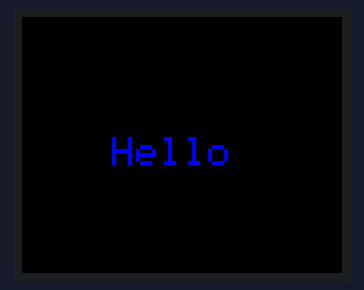
Bench run of a sketch on a simulated ESP32. Shown: 128×160 colour display. What the sketch prints to the serial monitor is not drawn.

Above: at 0.2 s.
At 2.2 s:
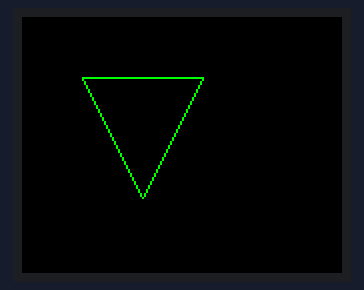
At 4.3 s:
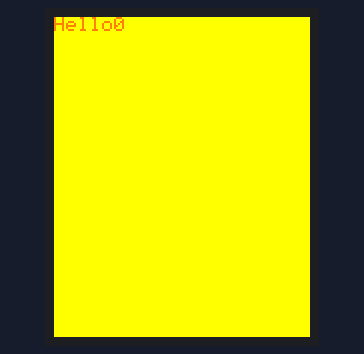
At 6.3 s:
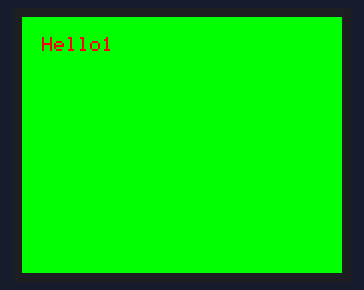
At 8.3 s:
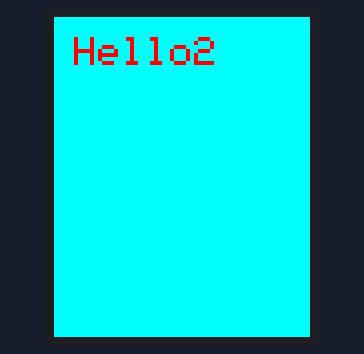
At 12.3 s:
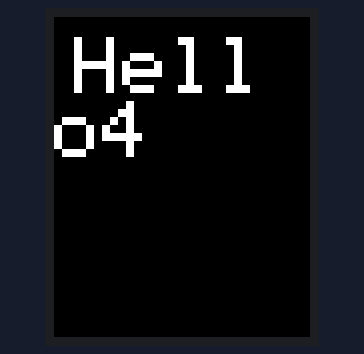

The sketch:

ESP32_WROOM_32_TFT1.8ST7765_Adafruit_Lib.ino
```cpp
#include <Adafruit_GFX.h>
#include<Adafruit_ST7735.h>
#include <SPI.h>

// | Value | Orientation                   |
// | ----- | ----------------------------- |
// | 0     | Portrait (default)            |
// | 1     | Landscape (clockwise)         |
// | 2     | Portrait (upside down)        |
// | 3     | Landscape (counter-clockwise) |
// tft.initR(INITR_BLACKTAB);
// tft.setRotation(1); // rotate display


// Pin definitions for ESP32
#define TFT_CS     5
#define TFT_RST   15
#define TFT_DC    32
#define TFT_MOSI  23
#define TFT_CLK   18

Adafruit_ST7735 tft = Adafruit_ST7735(TFT_CS, TFT_DC, TFT_MOSI, TFT_CLK, TFT_RST);

void setup() {
  Serial.begin(115200);
  Serial.println("DHTxx test!");
  tft.initR(INITR_BLACKTAB); // For 1.8" TFT with black tab
  tft.fillScreen(ST77XX_BLACK);
  //dht.begin();
  tft.setRotation(1);
  tft.setCursor(45, 60);             // Set position on screen
  tft.setTextColor(ST77XX_BLUE);    // Text color
  tft.setTextSize(2);                // Scale text size
  tft.println("Hello");
  delay(2000);

  tft.fillScreen(ST77XX_BLACK);
  tft.drawTriangle(30, 30, 60, 90, 90, 30, ST77XX_GREEN);
  delay(2000);

  // Print text

}

void loop() {

  tft.fillScreen(ST77XX_YELLOW);
  tft.setRotation(0);
  tft.setCursor(0, 0);             // Set position on screen
  tft.setTextColor(ST77XX_ORANGE);    // Text color
  tft.setTextSize(0);                // Scale text size
  tft.println("Hello0");
  delay(2000);

  tft.fillScreen(ST77XX_GREEN);
  tft.setRotation(1);
  tft.setCursor(10, 10);             // Set position on screen
  tft.setTextColor(ST77XX_RED);    // Text color
  tft.setTextSize(1);                // Scale text size
  tft.println("Hello1");
  delay(2000);

  tft.fillScreen(ST77XX_CYAN);
  tft.setRotation(2);
  tft.setCursor(10, 10);             // Set position on screen
  tft.setTextColor(ST77XX_RED);    // Text color
  tft.setTextSize(2);                // Scale text size
  tft.println("Hello2");
  delay(2000);

  tft.fillScreen(ST77XX_MAGENTA);
  tft.setRotation(3);
  tft.setCursor(10, 10);             // Set position on screen
  tft.setTextColor(ST77XX_BLUE);    // Text color
  tft.setTextSize(3);                // Scale text size
  tft.println("Hello3");
  delay(2000);

  tft.fillScreen(ST77XX_BLACK);
  tft.setRotation(4);
  tft.setCursor(10, 10);             // Set position on screen
  tft.setTextColor(ST77XX_WHITE);    // Text color
  tft.setTextSize(4);                // Scale text size
  tft.println("Hello4");
  delay(2000);

/*
  for (int x = 0; x < 128; x += 2) { // Move from left to right
    tft.fillScreen(ST77XX_BLACK);   // Clear screen

    // Draw triangle at new position
    tft.fillTriangle(x, 50, x + 15, 80, x + 50, 50, ST77XX_RED);

    delay(50);
  }
*/
}
```

Measured:
- by itself, everything shown: repeats every 10.1 s, in 5 steps
- what the display in image 1 shows lasts 2.0 s, from 2.2 s to 4.2 s
